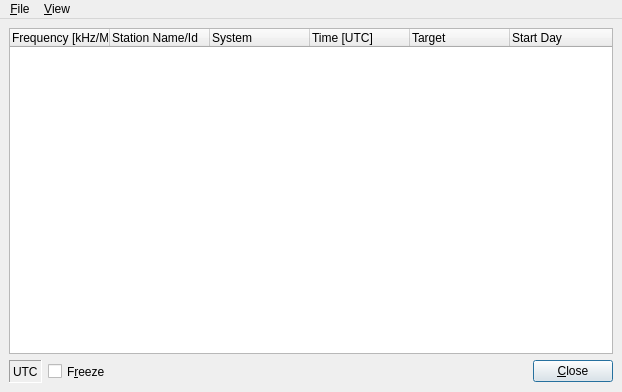
<?xml version="1.0" encoding="UTF-8"?>
<ui version="4.0">
 <class>LiveScheduleWindow</class>
 <widget class="QMainWindow" name="LiveScheduleWindow">
  <property name="geometry">
   <rect>
    <x>0</x>
    <y>0</y>
    <width>622</width>
    <height>392</height>
   </rect>
  </property>
  <property name="windowTitle">
   <string>Live Schedule</string>
  </property>
  <property name="windowIcon">
   <iconset resource="res/icons.qrc">
    <normaloff>:/icons/MainIcon.svg</normaloff>:/icons/MainIcon.svg</iconset>
  </property>
  <widget class="QWidget" name="centralwidget">
    <layout class="QVBoxLayout" name="verticalLayout">
     <item>
      <widget class="QTreeWidget" name="ListViewStations">
       <property name="sizePolicy">
        <sizepolicy hsizetype="Expanding" vsizetype="Expanding">
         <horstretch>0</horstretch>
         <verstretch>0</verstretch>
        </sizepolicy>
       </property>
       <property name="rootIsDecorated">
        <bool>false</bool>
       </property>
       <property name="uniformRowHeights">
        <bool>true</bool>
       </property>
       <column>
        <property name="text">
         <string>Frequency [kHz/MHz]</string>
        </property>
       </column>
       <column>
        <property name="text">
         <string>Station Name/Id</string>
        </property>
       </column>
       <column>
        <property name="text">
         <string>System</string>
        </property>
       </column>
       <column>
        <property name="text">
         <string>Time [UTC]</string>
        </property>
       </column>
       <column>
        <property name="text">
         <string>Target</string>
        </property>
       </column>
       <column>
        <property name="text">
         <string>Start Day</string>
        </property>
       </column>
      </widget>
     </item>
     <item>
      <layout class="QHBoxLayout" name="horizontalLayout">
       <item>
        <widget class="QLabel" name="TextLabelUTCTime">
         <property name="sizePolicy">
          <sizepolicy hsizetype="Minimum" vsizetype="Maximum">
           <horstretch>0</horstretch>
           <verstretch>0</verstretch>
          </sizepolicy>
         </property>
         <property name="minimumSize">
          <size>
           <width>0</width>
           <height>23</height>
          </size>
         </property>
         <property name="frameShape">
          <enum>QFrame::Panel</enum>
         </property>
         <property name="frameShadow">
          <enum>QFrame::Sunken</enum>
         </property>
         <property name="text">
          <string>UTC</string>
         </property>
         <property name="wordWrap">
          <bool>false</bool>
         </property>
        </widget>
       </item>
       <item>
        <widget class="QCheckBox" name="CheckBoxFreeze">
         <property name="sizePolicy">
          <sizepolicy hsizetype="Minimum" vsizetype="Minimum">
           <horstretch>0</horstretch>
           <verstretch>0</verstretch>
          </sizepolicy>
         </property>
         <property name="text">
          <string>F&amp;reeze</string>
         </property>
        </widget>
       </item>
       <item>
        <spacer name="Spacer4">
         <property name="orientation">
          <enum>Qt::Horizontal</enum>
         </property>
         <property name="sizeType">
          <enum>QSizePolicy::Expanding</enum>
         </property>
         <property name="sizeHint" stdset="0">
          <size>
           <width>20</width>
           <height>20</height>
          </size>
         </property>
        </spacer>
       </item>
       <item>
        <widget class="QPushButton" name="buttonOk">
         <property name="sizePolicy">
          <sizepolicy hsizetype="Minimum" vsizetype="Maximum">
           <horstretch>0</horstretch>
           <verstretch>0</verstretch>
          </sizepolicy>
         </property>
         <property name="text">
          <string>&amp;Close</string>
         </property>
         <property name="autoDefault">
          <bool>true</bool>
         </property>
         <property name="default">
          <bool>true</bool>
         </property>
        </widget>
       </item>
      </layout>
     </item>
    </layout>
  </widget>
    <widget class="QMenuBar" name="menubar">
     <widget class="QMenu" name="menuFile">
      <property name="title">
       <string>&amp;File</string>
      </property>
      <addaction name="actionSave"/>
      <addaction name="separator"/>
      <addaction name="actionClose"/>
     </widget>
     <widget class="QMenu" name="menu_View">
      <property name="title">
       <string>&amp;View</string>
      </property>
      <widget class="QMenu" name="menuStations_preview">
       <property name="title">
        <string>Stations &amp;preview</string>
       </property>
       <addaction name="actionDisabled"/>
       <addaction name="action5minutes"/>
       <addaction name="action15minutes"/>
       <addaction name="action30minutes"/>
      </widget>
      <addaction name="actionShowOnlyActiveStations"/>
      <addaction name="actionShowAllStations"/>
      <addaction name="menuStations_preview"/>
     </widget>
     <addaction name="menuFile"/>
     <addaction name="menu_View"/>
    </widget>
  <action name="actionShowOnlyActiveStations">
   <property name="checkable">
    <bool>true</bool>
   </property>
   <property name="text">
    <string>Show only active stations</string>
   </property>
  </action>
  <action name="actionShowAllStations">
   <property name="checkable">
    <bool>true</bool>
   </property>
   <property name="text">
    <string>Show all stations</string>
   </property>
  </action>
  <action name="action5minutes">
   <property name="checkable">
    <bool>true</bool>
   </property>
   <property name="text">
    <string>5 minutes</string>
   </property>
  </action>
  <action name="action15minutes">
   <property name="checkable">
    <bool>true</bool>
   </property>
   <property name="text">
    <string>15 minutes</string>
   </property>
  </action>
  <action name="action30minutes">
   <property name="checkable">
    <bool>true</bool>
   </property>
   <property name="text">
    <string>30 minutes</string>
   </property>
  </action>
  <action name="actionDisabled">
   <property name="checkable">
    <bool>true</bool>
   </property>
   <property name="text">
    <string>&amp;Disabled</string>
   </property>
  </action>
  <action name="actionSave">
   <property name="text">
    <string>&amp;Save...</string>
   </property>
  </action>
  <action name="actionClose">
   <property name="text">
    <string>&amp;Close</string>
   </property>
  </action>
 </widget>
 <resources>
  <include location="res/icons.qrc"/>
 </resources>
 <connections/>
</ui>
